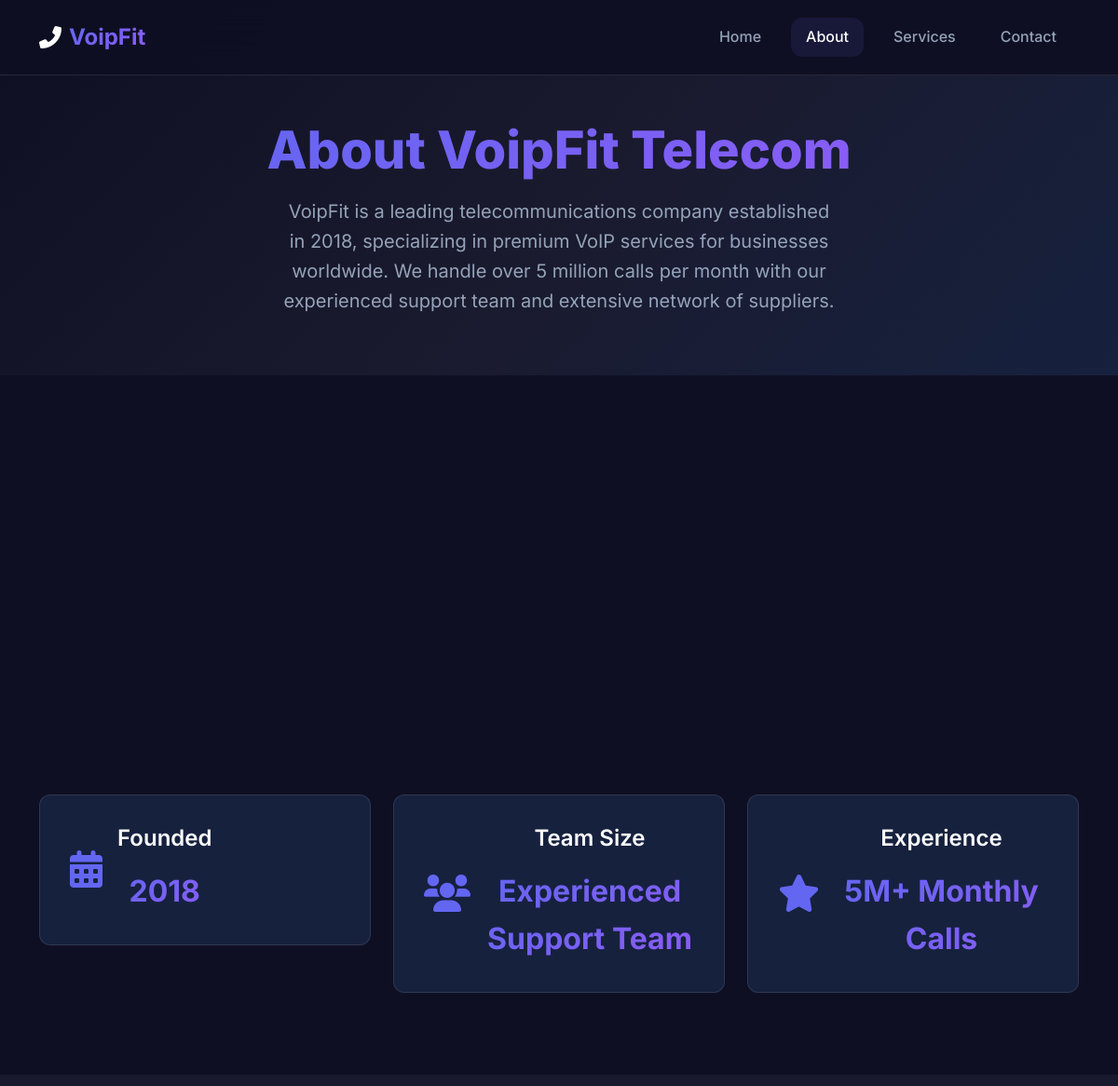
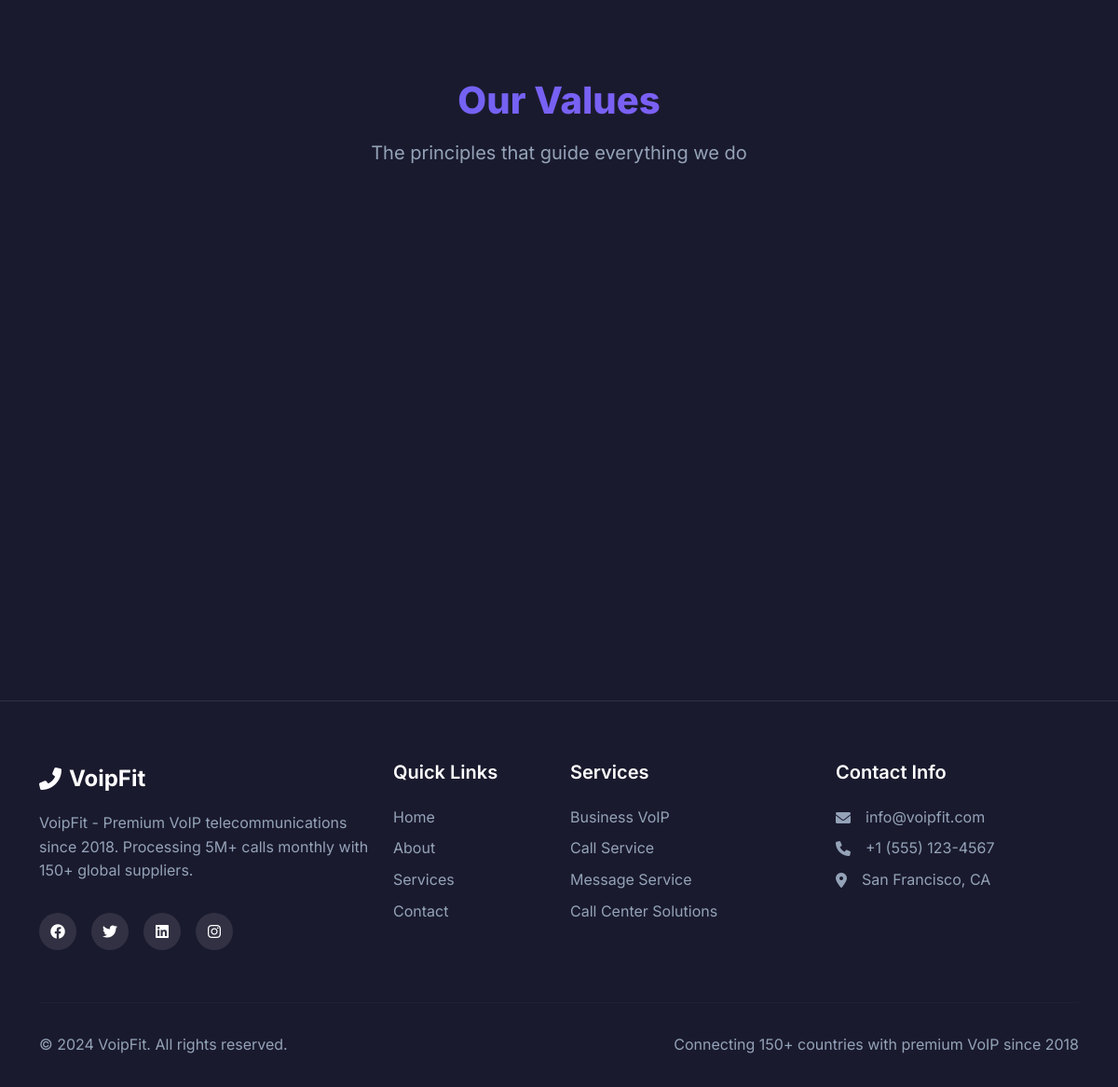
/about, run on the app's committed database (2 pictures, top to bottom).
### models.py (models this page shows)
class Content(db.Model):
    id = db.Column(db.Integer, primary_key=True)
    section = db.Column(db.String(50), nullable=False)
    key = db.Column(db.String(100), nullable=False)
    value = db.Column(db.Text, nullable=False)
    content_type = db.Column(db.String(20), default='text')  # text, html, image_url
    updated_at = db.Column(db.DateTime, default=datetime.utcnow, onupdate=datetime.utcnow)
    __table_args__ = (db.UniqueConstraint('section', 'key', name='_section_key_uc'),)

### routes.py (the view)
@main_bp.route('/about')
def about():
    content = {
        'title': get_content('about', 'title'),
        'description': get_content('about', 'description'),
        'mission': get_content('about', 'mission'),
        'vision': get_content('about', 'vision'),
        'founded_year': get_content('about', 'founded_year'),
        'team_size': get_content('about', 'team_size'),
        'experience': get_content('about', 'experience')
    }
    return render_template('about.html', content=content)

### models.py (called while the page is built)
def get_content(section, key, default=''):
    content = Content.query.filter_by(section=section, key=key).first()
    return content.value if content else default

### templates/about.html (shortened to what this page needs)
{% extends "base.html" %}
{% block content %}
<section class="page-hero">
    <div class="container">
        <div class="row">
            <div class="col-lg-8 mx-auto text-center">
                <h1 class="page-title">{{ content.title }}</h1>
                <p class="page-subtitle">{{ content.description }}</p>
            </div>
        </div>
    </div>
</section>
<section class="about-content">
    <div class="container">
        <div class="row mb-5">
            <div class="col-lg-6 mb-4">
            </div>
            <div class="col-lg-6 mb-4">
            </div>
        </div>
        <div class="row">
            <div class="col-lg-4 col-md-6 mb-4">
                <div class="milestone-card">
                    <div class="milestone-icon">
                        <i class="fas fa-calendar-alt"></i>
                    </div>
                    <div class="milestone-content">
                        <h4>Founded</h4>
                        <p class="milestone-value">{{ content.founded_year }}</p>
                    </div>
                </div>
            </div>
            <div class="col-lg-4 col-md-6 mb-4">
                <div class="milestone-card">
                    <div class="milestone-icon">
                        <i class="fas fa-users"></i>
                    </div>
                    <div class="milestone-content">
                        <h4>Team Size</h4>
                        <p class="milestone-value">{{ content.team_size }}</p>
                    </div>
                </div>
            </div>
            <div class="col-lg-4 col-md-6 mb-4">
                <div class="milestone-card">
                    <div class="milestone-icon">
                        <i class="fas fa-star"></i>
                    </div>
                    <div class="milestone-content">
                        <h4>Experience</h4>
                        <p class="milestone-value">{{ content.experience }}</p>
                    </div>
                </div>
            </div>
        </div>
    </div>
</section>
<section class="values-section">
    <div class="container">
        <div class="row">
            <div class="col-lg-12 text-center mb-5">
                <h2 class="section-title">Our Values</h2>
                <p class="section-subtitle">The principles that guide everything we do</p>
            </div>
        </div>
        <div class="row">
            <div class="col-lg-3 col-md-6 mb-4">
            </div>
            <div class="col-lg-3 col-md-6 mb-4">
            </div>
            <div class="col-lg-3 col-md-6 mb-4">
            </div>
            <div class="col-lg-3 col-md-6 mb-4">
            </div>
        </div>
    </div>
</section>
{% endblock %}

### templates/base.html (shortened to what this page needs)
<!DOCTYPE html>
<html lang="en">
<head>
    <link href="https://cdn.jsdelivr.net/npm/bootstrap@5.3.0/dist/css/bootstrap.min.css" rel="stylesheet">
    <link rel="stylesheet" href="https://cdnjs.cloudflare.com/ajax/libs/font-awesome/6.0.0/css/all.min.css">
    <link rel="stylesheet" href="{{ url_for('static', filename='css/style.css') }}">
</head>
<body>
    <nav class="navbar navbar-expand-lg navbar-dark fixed-top">
        <div class="container">
            <a class="navbar-brand" href="{{ url_for('main.index') }}">
                <i class="fas fa-phone-alt me-2"></i>
                <span class="brand-text">VoipFit</span>
            </a>
            <div class="collapse navbar-collapse" id="navbarNav">
                <ul class="navbar-nav ms-auto">
                    <li class="nav-item">
                        <a class="nav-link" href="{{ url_for('main.index') }}">Home</a>
                    </li>
                    <li class="nav-item">
                        <a class="nav-link" href="{{ url_for('main.about') }}">About</a>
                    </li>
                    <li class="nav-item">
                        <a class="nav-link" href="{{ url_for('main.services') }}">Services</a>
                    </li>
                    <li class="nav-item">
                        <a class="nav-link" href="{{ url_for('main.contact') }}">Contact</a>
                    </li>
                </ul>
            </div>
        </div>
    </nav>
    <main>
        {% block content %}{% endblock %}
    </main>
    <footer class="footer">
        <div class="container">
            <div class="row">
                <div class="col-lg-4 col-md-6 mb-4">
                    <div class="footer-brand">
                        <i class="fas fa-phone-alt me-2"></i>
                        VoipFit
                    </div>
                    <p class="footer-description">
                        {{ get_content('footer', 'description') }}
                    </p>
                    <div class="social-links">
                        <a href="#"><i class="fab fa-facebook"></i></a>
                        <a href="#"><i class="fab fa-twitter"></i></a>
                        <a href="#"><i class="fab fa-linkedin"></i></a>
                        <a href="#"><i class="fab fa-instagram"></i></a>
                    </div>
                </div>
                <div class="col-lg-2 col-md-6 mb-4">
                    <h5>Quick Links</h5>
                    <ul class="footer-links">
                        <li><a href="{{ url_for('main.index') }}">Home</a></li>
                        <li><a href="{{ url_for('main.about') }}">About</a></li>
                        <li><a href="{{ url_for('main.services') }}">Services</a></li>
                        <li><a href="{{ url_for('main.contact') }}">Contact</a></li>
                    </ul>
                </div>
                <div class="col-lg-3 col-md-6 mb-4">
                    <h5>Services</h5>
                    <ul class="footer-links">
                        <li><a href="#">Business VoIP</a></li>
                        <li><a href="#">Call Service</a></li>
                        <li><a href="#">Message Service</a></li>
                        <li><a href="#">Call Center Solutions</a></li>
                    </ul>
                </div>
                <div class="col-lg-3 col-md-6 mb-4">
                    <h5>Contact Info</h5>
                    <div class="contact-info">
                        <p><i class="fas fa-envelope me-2"></i> {{ get_content('footer', 'footer_email') }}</p>
                        <p><i class="fas fa-phone me-2"></i> {{ get_content('footer', 'footer_phone') }}</p>
                        <p><i class="fas fa-map-marker-alt me-2"></i> {{ get_content('footer', 'footer_location') }}</p>
                    </div>
                </div>
            </div>
            <hr class="footer-divider">
            <div class="row">
                <div class="col-md-6">
                    <p class="copyright">{{ get_content('footer', 'copyright') }}</p>
                </div>
                <div class="col-md-6 text-md-end">
                    <p class="powered-by">{{ get_content('footer', 'powered_by') }}</p>
                </div>
            </div>
        </div>
    </footer>
</body>
</html>

### data on the page
Content: title "About VoipFit Telecom"
Content: description "VoipFit is a leading telecommunications company established in 2018, specializing in premium VoIP services for businesses worldwide. We handle over 5 million calls per month with our experienced support team and extensive network of suppliers."
Content: founded_year "2018"
Content: team_size "Experienced Support Team"
Content: experience "5M+ Monthly Calls"
Content: value "VoipFit - Premium VoIP telecommunications since 2018. Processing 5M+ calls monthly with 150+ global suppliers."
Content: value "info@voipfit.com"
Content: value "+1 (555) 123-4567"
Content: value "San Francisco, CA"
Content: value "© 2024 VoipFit. All rights reserved."
Content: value "Connecting 150+ countries with premium VoIP since 2018"
